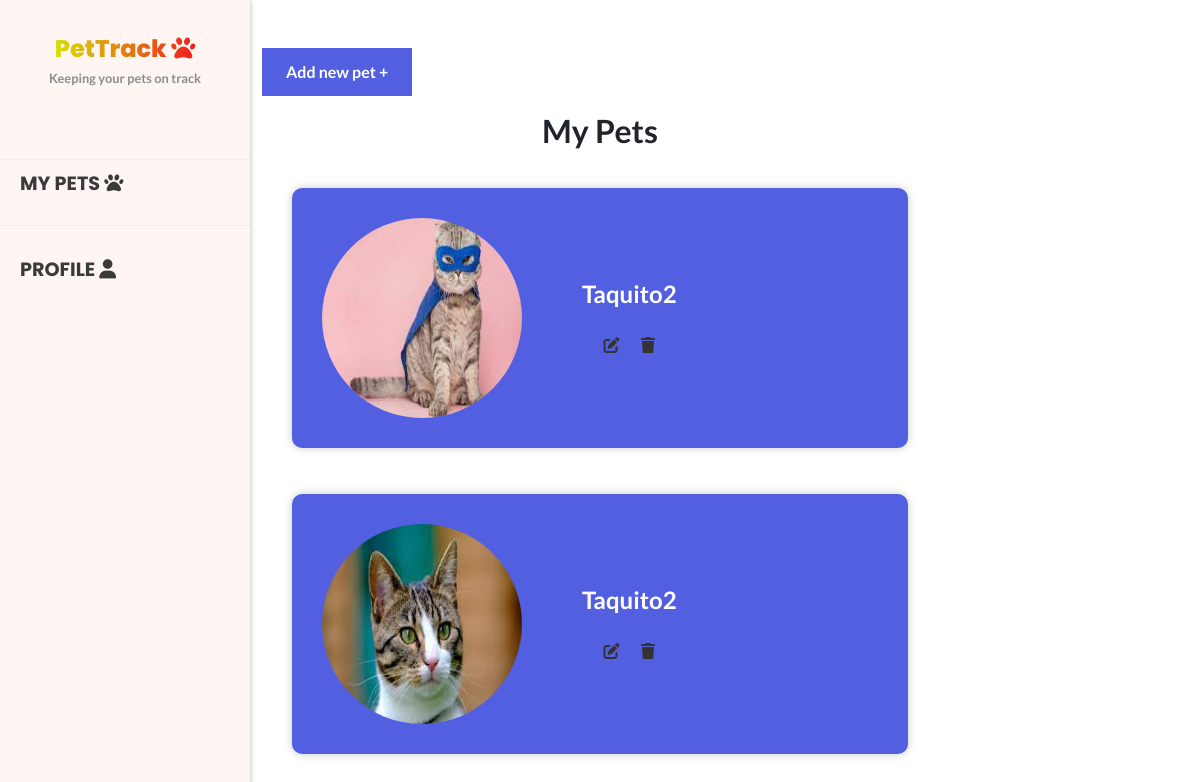
The app's page /home (signed in) with its own data.
### main/models.py (models this page shows, shortened)
class Pet(models.Model):
    name=models.CharField(max_length=50);
    specie=models.CharField(max_length=50);
    birth=models.DateField();
    weight=models.IntegerField();
    sex=models.CharField(max_length=15);
    owner=models.ForeignKey(User,on_delete=models.CASCADE,related_name="pets");
    pet_image=models.ImageField(null=True,blank=True,upload_to="images/")
    breed=models.CharField(max_length=50);
    vacciness=models.ManyToManyField(Vaccine)
    history=models.ManyToManyField(History)

### main/views.py (the view)
# urls.py: path('home',views.home,name="home"),
@login_required
def home(request):
    current_date = datetime.now().date()
    formatted_date = current_date.strftime('%Y-%m-%d')
    pets=Pet.objects.filter(owner=request.user)
    return render(request,'auth/home.html',{
        'pets':pets,
        'date':  formatted_date
    });

### main/templates/auth/home.html (shortened to what this page needs)
{% extends 'adminLayout.html' %}
{% load static %}
{% block body %}
<button type="button" class="btn-2 " data-bs-toggle="modal" data-bs-target="#exampleModal">Add new pet +</button>
<h2 class="text-center fw-bold mt-3">My Pets</h2>
<div class="card-container">
  {% if pets %}
  {% for pet in pets %}
    <a href="{% url 'dashboard' id=pet.id %}">
      <div class="pet mb-3">
        <div class="pet-start">
          {% if pet.pet_image %}
            <img src="{{ pet.pet_image.url }}" class="pet-img" alt="...">
          {% endif %}
        </div>
        <div class="pet-body">
          <h5 class="pet-title text-center text-white" >{{ pet.name }} </h5>
          <div class="mt-4 actionsPet">
            <div class="editPet" data-bs-toggle="modal" data-bs-target="#exampleModal" data-petid="{{ pet.id }}" data-name="{{pet.name}}"
            data-birth="{{pet.birth}}" data-sex="{{pet.sex}}" data-breed="{{pet.breed}}" data-weight="{{pet.weight}}" data-specie="{{pet.specie}}"
            > <i class="fa-solid fa-pen-to-square"></i></div>
            <div class="deletePet" data-id="{{ pet.id }}"> <i class="fa-solid fa-trash"></i></div>
          </div>
        </div>
      </div>
    </a>
  {% endfor %}
  {% else %}
  <p class="text-center ">
    You do not have any pet registered</p>
  {% endif %}
</div>
{% endblock body %}

### main/static/pets/styles.css (style rules this page uses)
body { font-family: 'Lato', sans-serif !important; }
.card-container { display: flex; flex-direction: column; justify-content: center; }
.pet { background-color: #525FE1; border: none; border-radius: 10px; box-shadow: 0px 0px 10px rgba(0, 0, 0, 0.2); margin: 30px; padding: 30px; transition: all 0.3s ease-in-out; cursor: pointer; display: flex; flex-direction: row; align-items: center; }
.pet-body { margin-left: 60px; }
.pet-title { color: #333; font-size: 24px; font-weight: bold; margin: 0; }
.pet-img { border-radius: 50%; width: 200px; height: 200px; }
a { text-decoration: none; color: #333; }
.btn-2 { display: inline-block; padding: 12px 24px; background-color: #525FE1; color: #fff; border: none; font-size: 16px; font-weight: bold; text-align: center; text-decoration: none; cursor: pointer; transition: background-color 0.3s ease; }
.actionsPet { display: flex; flex-direction: row; justify-content: space-evenly; align-items: center; }

### records on screen
Pet: pet_image (picture), name "Taquito2"
Pet: pet_image (picture), name "Taquito2"
